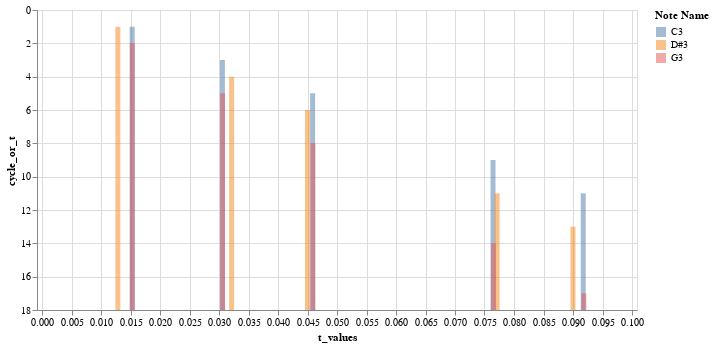

The notebook cell this image was saved under:
### Code cell
chart1= alt.Chart(extracted_winners).mark_bar(
    opacity=0.5,
).encode(
    x=alt.X('t_values', scale=alt.Scale(domain=[0, 0.1])),
    y=alt.Y('cycle_or_t', scale=alt.Scale(reverse=True)),
    y2=alt.Y2(datum=18),
    color=alt.Color('note_name', legend=alt.Legend(title="Note Name")),
    # tooltip=['note_name','t_values','cycle_or_t'],
).properties(
    width=600,
    height=300
)
chart1

### Figure 1 — Vega-Lite specification as saved in the notebook (floating-point values rounded to 4 significant figures)
{"config": {"view": {"continuousWidth": 300, "continuousHeight": 300}}, "data": {"name": "data-fc2726812941c6c0fdbfe49a5015769c"}, "mark": {"type": "bar", "opacity": 0.5}, "encoding": {"color": {"field": "note_name", "legend": {"title": "Note Name"}, "type": "nominal"}, "x": {"field": "t_values", "scale": {"domain": [0, 0.1]}, "type": "quantitative"}, "y": {"field": "cycle_or_t", "scale": {"reverse": true}, "type": "quantitative"}, "y2": {"datum": 18}}, "height": 300, "width": 600, "$schema": "https://vega.github.io/schema/vega-lite/v5.20.1.json", "datasets": {"data-fc2726812941c6c0fdbfe49a5015769c": [{"note_name": "C3", "t_values": 0.07645, "cycle_or_t": 9.0, "winner_num": 1}, {"note_name": "D#3", "t_values": 0.07714, "cycle_or_t": 11.0, "winner_num": 1}, {"note_name": "G3", "t_values": 0.07653, "cycle_or_t": 14.0, "winner_num": 1}, {"note_name": "C3", "t_values": 0.04587, "cycle_or_t": 5.0, "winner_num": 2}, {"note_name": "D#3", "t_values": 0.045, "cycle_or_t": 6.0, "winner_num": 2}, {"note_name": "G3", "t_values": 0.04592, "cycle_or_t": 8.0, "winner_num": 2}, {"note_name": "C3", "t_values": 0.03058, "cycle_or_t": 3.0, "winner_num": 3}, {"note_name": "D#3", "t_values": 0.03214, "cycle_or_t": 4.0, "winner_num": 3}, {"note_name": "G3", "t_values": 0.03061, "cycle_or_t": 5.0, "winner_num": 3}, {"note_name": "C3", "t_values": 0.09173, "cycle_or_t": 11.0, "winner_num": 4}, {"note_name": "D#3", "t_values": 0.09, "cycle_or_t": 13.0, "winner_num": 4}, {"note_name": "G3", "t_values": 0.09184, "cycle_or_t": 17.0, "winner_num": 4}, {"note_name": "C3", "t_values": 0.01529, "cycle_or_t": 1.0, "winner_num": 5}, {"note_name": "D#3", "t_values": 0.01286, "cycle_or_t": 1.0, "winner_num": 5}, {"note_name": "G3", "t_values": 0.01531, "cycle_or_t": 2.0, "winner_num": 5}]}}
